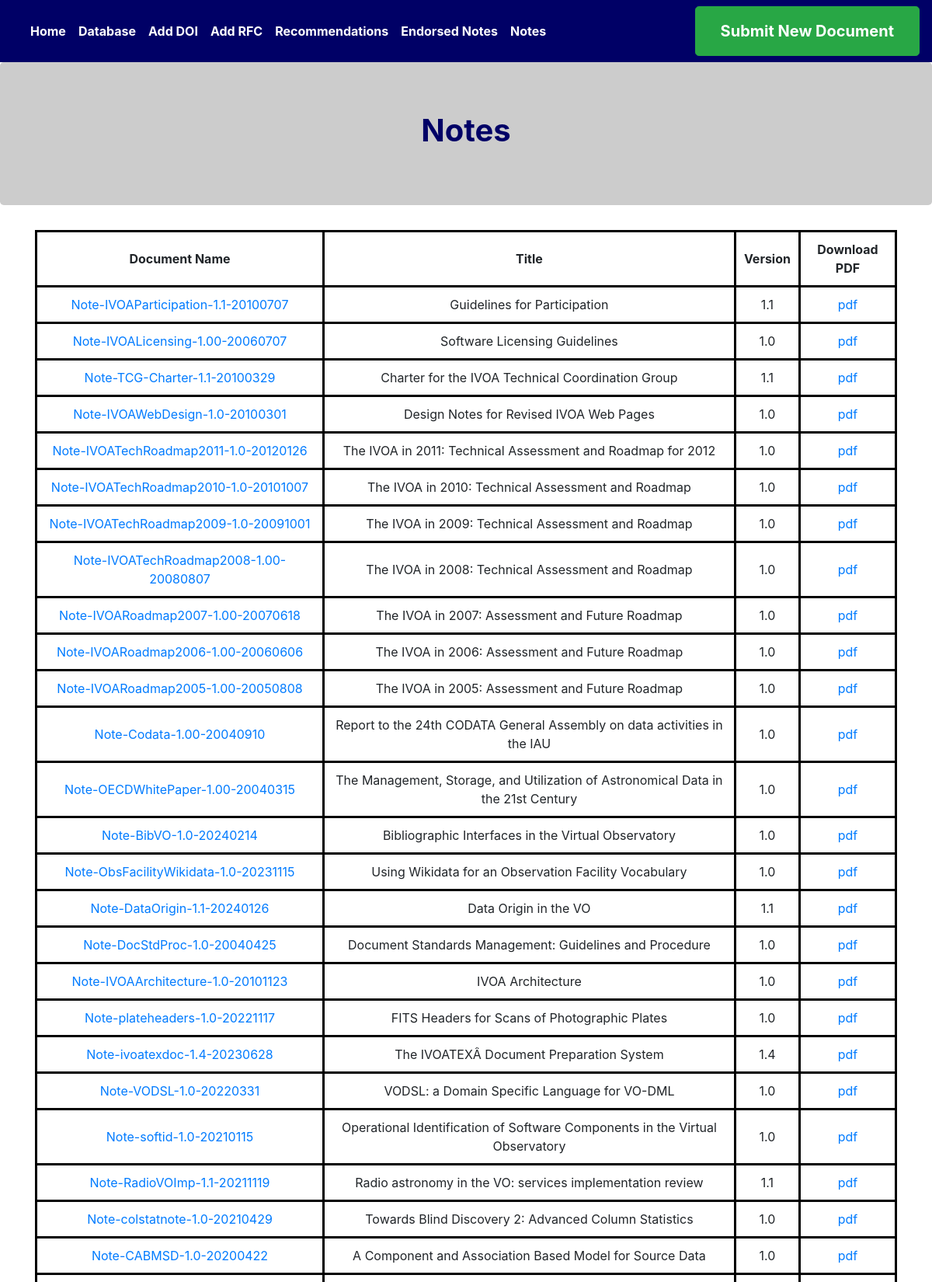
/note (upper part), run on the app's committed database.
### ivoa_doc.py (models this page shows, shortened)
class Ivoa(db.Model):
    docname =str()
    __tablename__ = 'IVOA'
    id = db.Column(db.Integer)
    group_name = db.Column(db.Text)
    title = db.Column(db.Text)
    concise_name = db.Column(db.Text)
    version_major = db.Column(db.Integer)
    version_minor = db.Column(db.Integer)
    status = db.Column(db.Text)
    date = db.Column(db.Integer, default=datetime.utcnow)
    authors = db.Column(db.Text)
    editors = db.Column(db.Text)
    abstract = db.Column(db.Text)
    docname = db.Column(db.Text, primary_key=True, unique=True)
    package_path = db.Column(db.Text)
    email = db.Column(db.Text)
    comment = db.Column(db.Text)
    extra_description = db.Column(db.Text)
    available_formats = db.Column(db.Text)
    doi_bibcode = db.relationship('DOI_Bibcode', backref='ivoa', uselist=False)
    rfc_link = db.relationship('RFC_link', backref='ivoa', uselist=False)
    errata = db.relationship('Errata',backref='ivoa',lazy='dynamic')

### ivoa_doc.py (the view)
@app.route('/note')
def note():
    ivoa_db = Ivoa.query.filter_by(status='Note').all()
    return render_template('note.html', ivoa_db=ivoa_db)

### templates/note.html (shortened to what this page needs)
{% extends "base.html" %}
{% block content %}
<div class="jumbotron text-center" style="background-color:#cccccc; color: rgb(0,0,150)">
  <h1><strong><span style="color: rgb(0,0,102)">Notes</span></strong></h1>
</div>
<div class="container text-center">
  <table>
    <tr>
      <th>Document Name</th>
      <th>Title</th>
      <th>Version</th>
      <th>Download PDF</th>
    </tr>
    {% for x in ivoa_db %}
    <tr>
      <ol>
          <td><a href="http://testingdocrepo.ivoa.info/documents/{{x.docname}}">{{x.docname}}</td>
          <td>{{x.title}}</td>
          <td>{{x.version_major}}.{{x.version_minor}}</td>
          <td><a href="http://testingdocrepo.ivoa.info/documents/{{x.docname}}.pdf">pdf</td>
      </ol>
    </tr>
    {% endfor %}
  </table>
</div>
<br>
{% endblock  %}

### templates/note.html (style rules this page uses)
table, th, td { border:3px solid black; padding:10px; }

### data on the page
Ivoa: docname "Note-IVOAParticipation-1.1-20100707", title "Guidelines for Participation", version_major "1", version_minor "1"
Ivoa: docname "Note-IVOALicensing-1.00-20060707", title "Software Licensing Guidelines", version_major "1", version_minor "0"
Ivoa: docname "Note-TCG-Charter-1.1-20100329", title "Charter for the IVOA Technical Coordination Group", version_major "1", version_minor "1"
Ivoa: docname "Note-IVOAWebDesign-1.0-20100301", title "Design Notes for Revised IVOA Web Pages", version_major "1", version_minor "0"
Ivoa: docname "Note-IVOATechRoadmap2011-1.0-20120126", title "The IVOA in 2011: Technical Assessment and Roadmap for 2012", version_major "1", version_minor "0"
Ivoa: docname "Note-IVOATechRoadmap2010-1.0-20101007", title "The IVOA in 2010: Technical Assessment and Roadmap", version_major "1", version_minor "0"
Ivoa: docname "Note-IVOATechRoadmap2009-1.0-20091001", title "The IVOA in 2009: Technical Assessment and Roadmap", version_major "1", version_minor "0"
Ivoa: docname "Note-IVOATechRoadmap2008-1.00-20080807", title "The IVOA in 2008: Technical Assessment and Roadmap", version_major "1", version_minor "0"
Ivoa: docname "Note-IVOARoadmap2007-1.00-20070618", title "The IVOA in 2007: Assessment and Future Roadmap", version_major "1", version_minor "0"
Ivoa: docname "Note-IVOARoadmap2006-1.00-20060606", title "The IVOA in 2006: Assessment and Future Roadmap", version_major "1", version_minor "0"
Ivoa: docname "Note-IVOARoadmap2005-1.00-20050808", title "The IVOA in 2005: Assessment and Future Roadmap", version_major "1", version_minor "0"
Ivoa: docname "Note-Codata-1.00-20040910", title "Report to the 24th CODATA General Assembly on data activities in the IAU", version_major "1", version_minor "0"
Ivoa: docname "Note-OECDWhitePaper-1.00-20040315", title "The Management, Storage, and Utilization of Astronomical Data in the 21st Century", version_major "1", version_minor "0"
Ivoa: docname "Note-BibVO-1.0-20240214", title "Bibliographic Interfaces in the Virtual Observatory", version_major "1", version_minor "0"
Ivoa: docname "Note-ObsFacilityWikidata-1.0-20231115", title "Using Wikidata for an Observation Facility Vocabulary", version_major "1", version_minor "0"
Ivoa: docname "Note-DataOrigin-1.1-20240126", title "Data Origin in the VO", version_major "1", version_minor "1"
Ivoa: docname "Note-DocStdProc-1.0-20040425", title "Document Standards Management: Guidelines and Procedure", version_major "1", version_minor "0"
Ivoa: docname "Note-IVOAArchitecture-1.0-20101123", title "IVOA Architecture", version_major "1", version_minor "0"
Ivoa: docname "Note-plateheaders-1.0-20221117", title "FITS Headers for Scans of Photographic Plates", version_major "1", version_minor "0"
Ivoa: docname "Note-ivoatexdoc-1.4-20230628", title "The IVOATEXÂ Document Preparation System", version_major "1", version_minor "4"
Ivoa: docname "Note-VODSL-1.0-20220331", title "VODSL: a Domain Specific Language for VO-DML", version_major "1", version_minor "0"
Ivoa: docname "Note-softid-1.0-20210115", title "Operational Identification of Software Components in the Virtual Observatory", version_major "1", version_minor "0"
Ivoa: docname "Note-RadioVOImp-1.1-20211119", title "Radio astronomy in the VO: services implementation review", version_major "1", version_minor "1"
Ivoa: docname "Note-colstatnote-1.0-20210429", title "Towards Blind Discovery 2: Advanced Column Statistics", version_major "1", version_minor "0"
Ivoa: docname "Note-CABMSD-1.0-20200422", title "A Component and Association Based Model for Source Data", version_major "1", version_minor "0"
